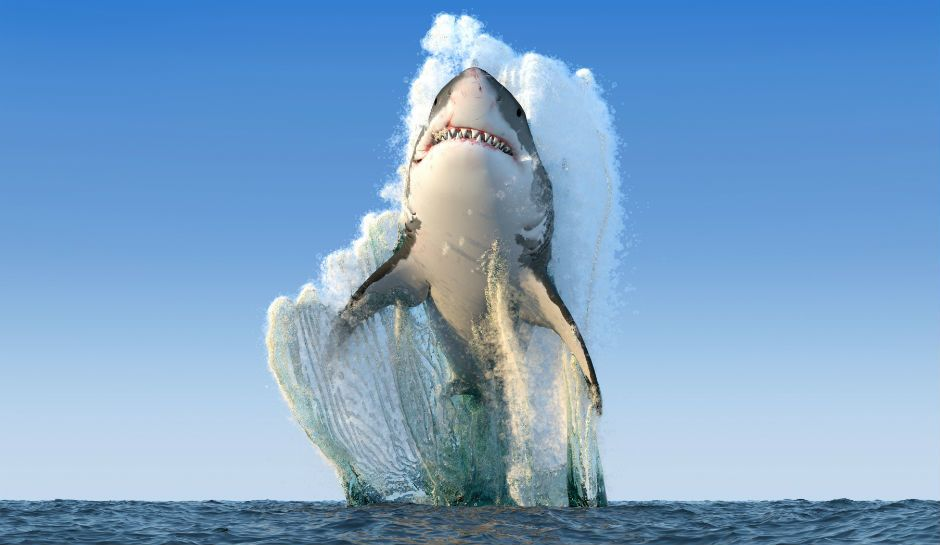
#> input picture images/shark.jpg, 940 x 545 px
$ python histograma.py
#> lines starting #> are read from the running program, lines starting #| are printed output that depends on the picture
import cv2
import numpy as np
from matplotlib import pyplot as plt

img = cv2.imread('../images/shark.jpg', cv2.IMREAD_GRAYSCALE)
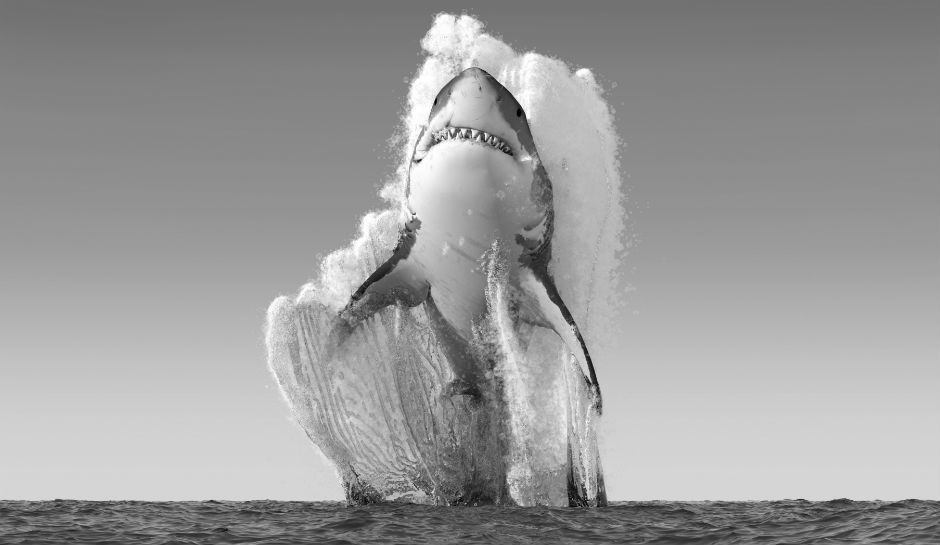
#> img: shape (545, 940); min 0, max 255, mean 155.2

hist,bins = np.histogram(img.flatten(),256,[0,256])
#> hist = 256 values, max 16574 at index 213, min 0 at index 4, mean 2001.2; bins = 257 values from 0 to 256

cdf = hist.cumsum()
#> cdf = 256 values from 18 to 512300
cdf_normalized = cdf * hist.max()/ cdf.max()
#> cdf_normalized = 256 values from 0.582 to 16574

plt.plot(cdf_normalized, color = 'b')
plt.hist(img.flatten(),256,[0,256], color = 'r')
plt.xlim([0,256])
plt.legend(('cdf','histogram'), loc = 'upper left')
plt.show()
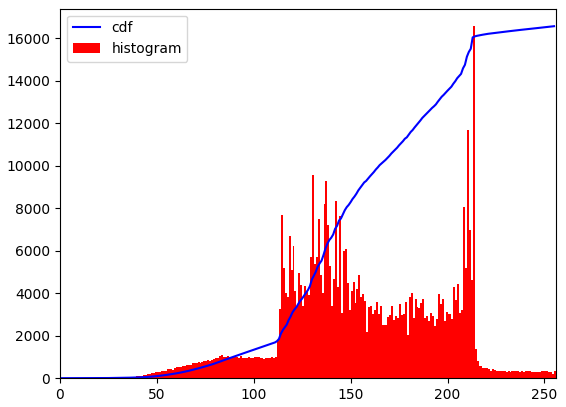
#> figure drawn by matplotlib, 1 panel; tallest bar 16574 high, from x = 213 to 214; curve peaks at x = 255, y = 16574

$ run again, with images/dog1.jpg copied over images/shark.jpg
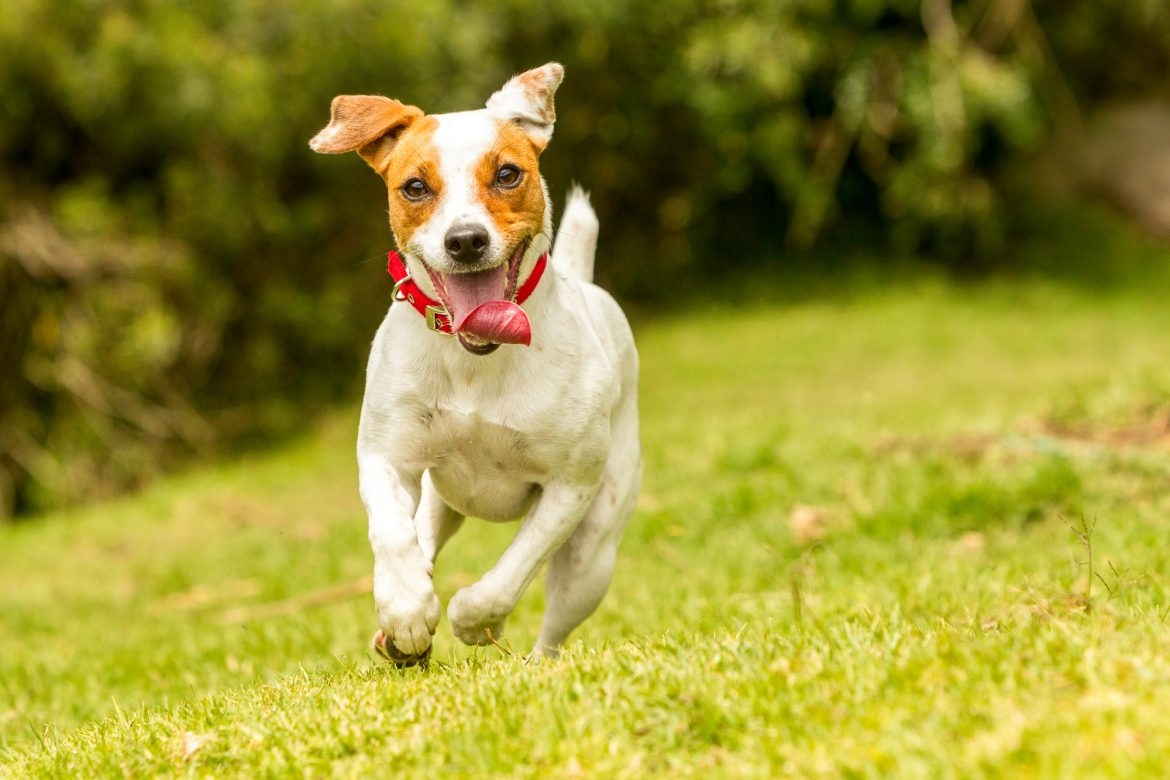
#> input picture images/dog1.jpg, 1170 x 780 px
#> `img = cv2.imread('../images/shark.jpg', cv2.IMREAD_GRAYSCALE)`:
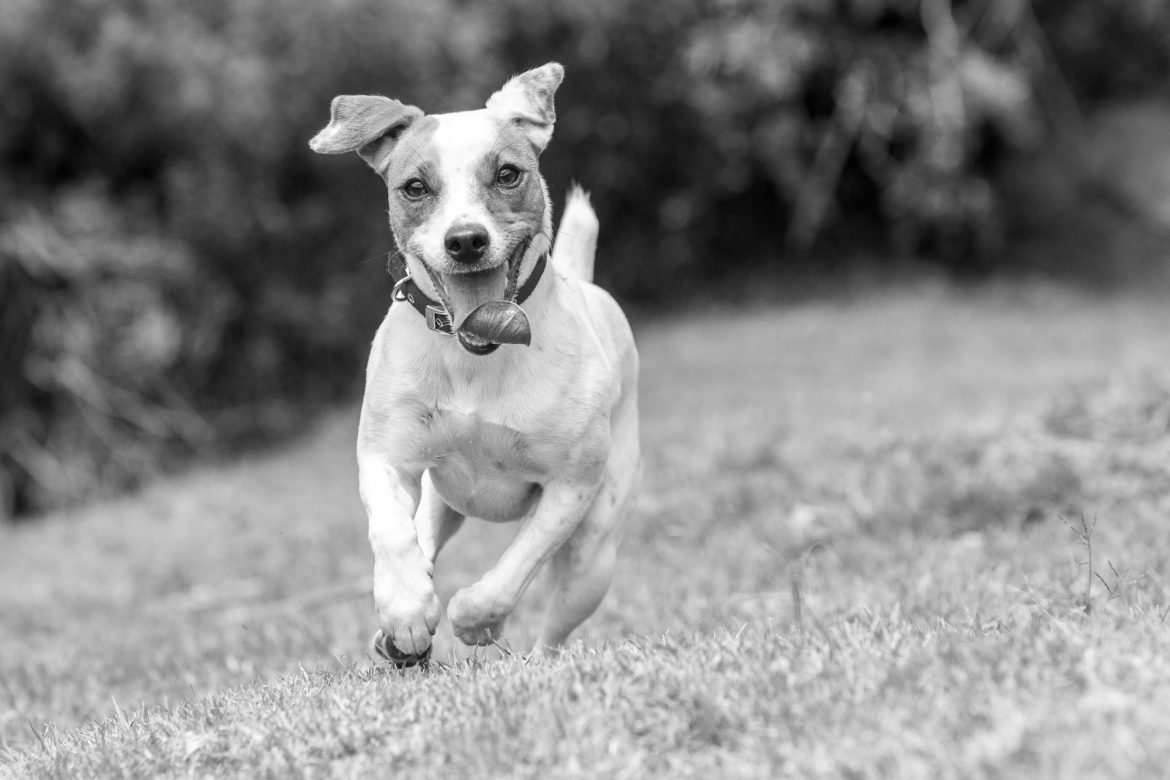
#> img: shape (780, 1170); min 0, max 255, mean 135.3
#> hist = 256 values, max 11424 at index 184, min 18 at index 0, mean 3564.8; bins = 257 values from 0 to 256
#> cdf = 256 values from 18 to 912600
#> cdf_normalized = 256 values from 0.225 to 11424
#> `plt.show()`:
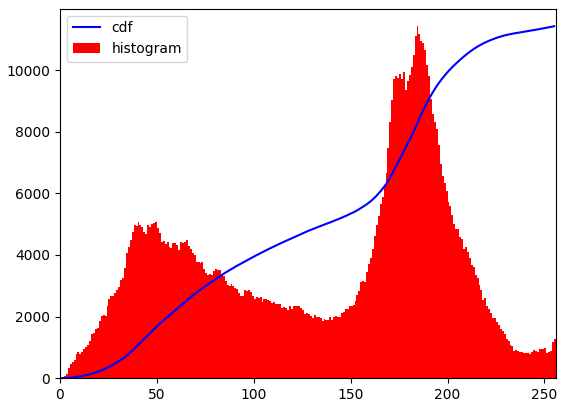
#> figure drawn by matplotlib, 1 panel; tallest bar 11424 high, from x = 184 to 185; curve peaks at x = 255, y = 11424

$ run again, with images/dog2.jpg copied over images/shark.jpg
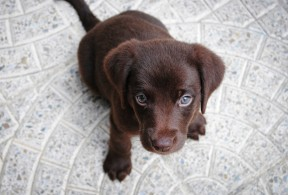
#> input picture images/dog2.jpg, 288 x 195 px
#> `img = cv2.imread('../images/shark.jpg', cv2.IMREAD_GRAYSCALE)`:
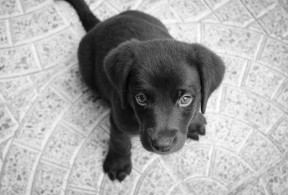
#> img: shape (195, 288); min 2, max 255, mean 166.2
#> hist = 256 values, max 964 at index 213, min 0 at index 0, mean 219.4; bins = 257 values from 0 to 256
#> cdf = 256 values from 0 to 56160
#> cdf_normalized = 256 values from 0 to 964
#> `plt.show()`:
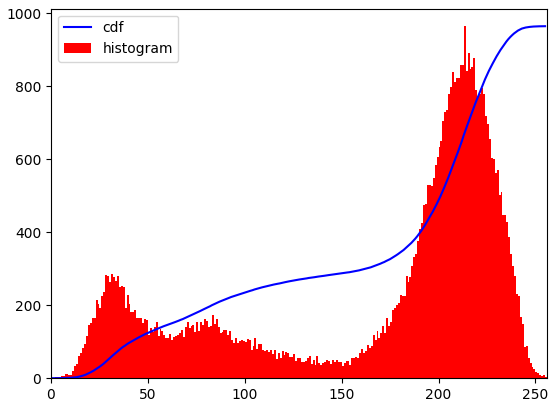
#> figure drawn by matplotlib, 1 panel; tallest bar 964 high, from x = 213 to 214; curve peaks at x = 255, y = 964
